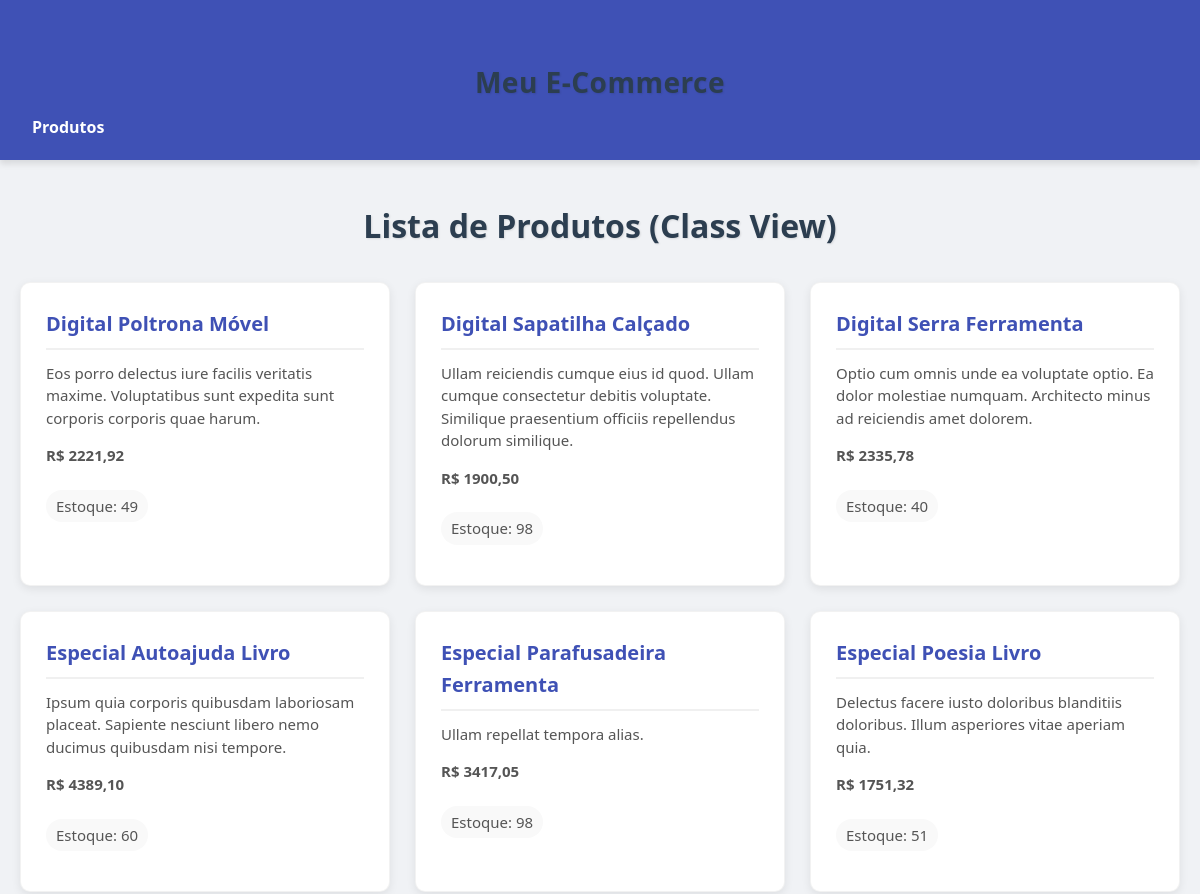
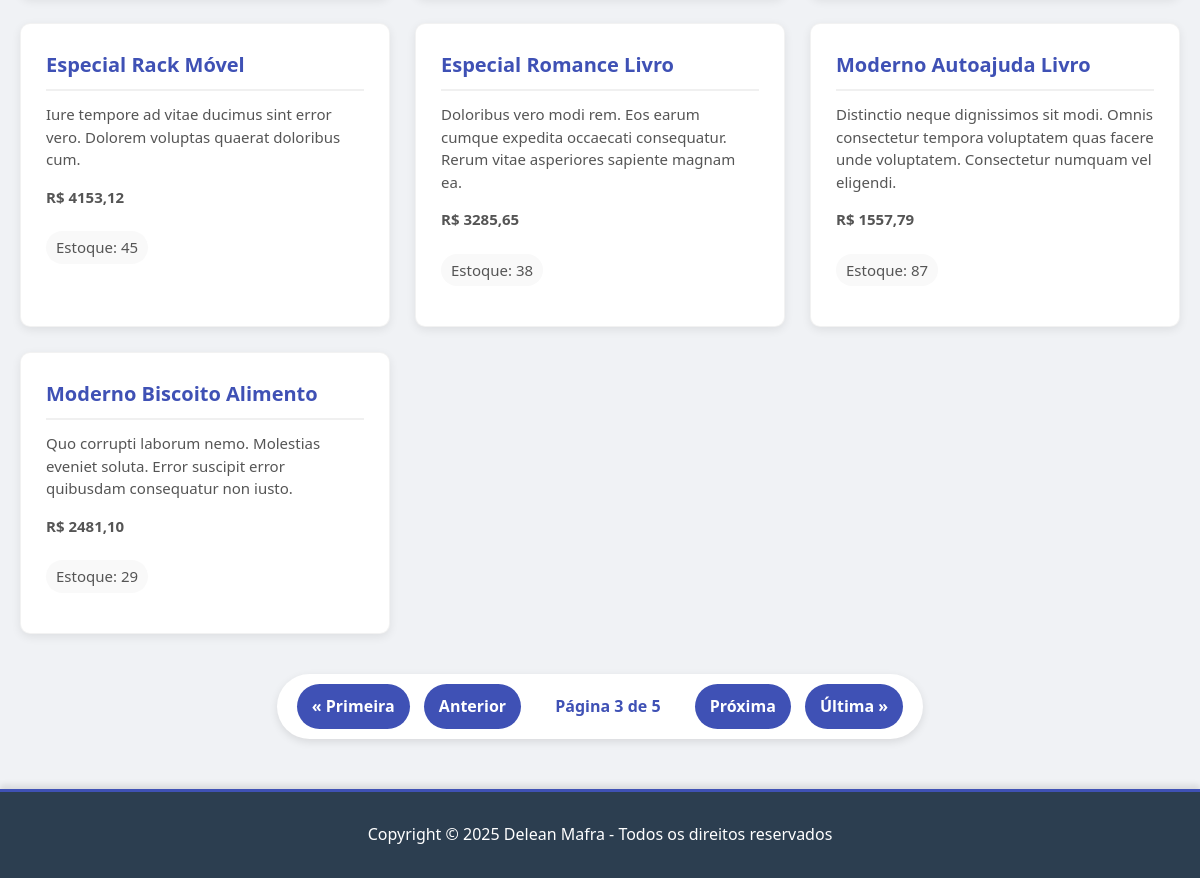
Page /produtos/class/?page=3 on the committed database (2 pictures, top to bottom).
### produtos/models.py (models this page shows, shortened)
class Produto(models.Model):
    nome = models.CharField(max_length=100)
    descricao = models.TextField()
    preco = models.DecimalField(max_digits=10, decimal_places=2)
    estoque = models.IntegerField(default=0)
    data_cadastro = models.DateTimeField(auto_now_add=True)

### produtos/views.py (the view)
# urls.py: path('class/', views.ProdutoListView.as_view(), name='listar_produtos_class'),
class ProdutoListView(ListView):
    model = Produto
    template_name = 'produtos/lista_produtos_class.html'
    context_object_name = 'produtos'
    paginate_by = 10
    ordering = ['nome']

### produtos/templates/produtos/lista_produtos_class.html (shortened to what this page needs)
{% extends 'base.html' %}
{% block content %}
<div class="container">
    <h1>Lista de Produtos (Class View)</h1>
    <div class="produtos-container">
        {% for produto in produtos %}
            <div class="produto-item">
                <h3>{{ produto.nome }}</h3>
                <p>{{ produto.descricao }}</p>
                <p class="preco">R$ {{ produto.preco }}</p>
                <p class="estoque">Estoque: {{ produto.estoque }}</p>
            </div>
        {% empty %}
            <p>Nenhum produto disponível.</p>
        {% endfor %}
    </div>
    <div class="pagination">
        <span class="step-links">
            {% if page_obj.has_previous %}
                <a href="?page=1">&laquo; Primeira</a>
                <a href="?page={{ page_obj.previous_page_number }}">Anterior</a>
            {% endif %}
            <span class="current-page">
                Página {{ page_obj.number }} de {{ page_obj.paginator.num_pages }}
            </span>
            {% if page_obj.has_next %}
                <a href="?page={{ page_obj.next_page_number }}">Próxima</a>
                <a href="?page={{ page_obj.paginator.num_pages }}">Última &raquo;</a>
            {% endif %}
        </span>
    </div>
</div>
{% endblock %}

### static/css/styles.css (style rules this page uses)
* { margin: 0; padding: 0; box-sizing: border-box; }
body { font-family: 'Nunito', 'Segoe UI', Arial, sans-serif; line-height: 1.6; color: #333; background-color: #f0f2f5; scroll-behavior: smooth; }
.container { max-width: 1200px; margin: 0 auto; padding: 0 20px; }
h1 { margin: 40px 0 30px; text-align: center; color: #2c3e50; font-size: 32px; text-shadow: 1px 1px 2px rgba(0,0,0,0.1); }
.produtos-container { display: grid; grid-template-columns: repeat(auto-fill, minmax(280px, 1fr)); gap: 25px; margin-bottom: 40px; }
.produto-item { background-color: white; border-radius: 10px; padding: 25px; box-shadow: 0 3px 10px rgba(0,0,0,0.08); transition: transform 0.3s ease, box-shadow 0.3s ease; border: 1px solid rgba(0,0,0,0.05); }
.produto-item h3 { color: #3f51b5; margin-bottom: 12px; font-size: 20px; border-bottom: 2px solid #f0f0f0; padding-bottom: 8px; }
.produto-item p { color: #555; margin-bottom: 15px; font-size: 15px; line-height: 1.5; }
.preco { font-size: 22px; font-weight: bold; color: #16a085; margin-top: 15px; display: block; }
.estoque { color: #7f8c8d; font-size: 14px; margin-top: 8px; background-color: #f9f9f9; padding: 5px 10px; border-radius: 20px; display: inline-block; }
.pagination { text-align: center; margin: 40px 0; }
.pagination .step-links { background-color: white; padding: 10px 15px; border-radius: 50px; display: inline-block; box-shadow: 0 3px 8px rgba(0,0,0,0.1); }
.pagination a { display: inline-block; padding: 10px 15px; margin: 0 5px; background-color: #3f51b5; color: white; text-decoration: none; border-radius: 50px; font-weight: bold; transition: all 0.3s ease; }
.current-page { display: inline-block; padding: 10px 15px; margin: 0 10px; font-weight: bold; font-size: 16px; color: #3f51b5; }

### rows in the picture
Produto: nome "Digital Poltrona Móvel", descricao "Eos porro delectus iure facilis veritatis maxime. Voluptatibus sunt expedita sunt corporis corporis quae harum.", preco "2221,92", estoque "49"
Produto: nome "Digital Sapatilha Calçado", descricao "Ullam reiciendis cumque eius id quod. Ullam cumque consectetur debitis voluptate. Similique praesentium officiis repellendus dolorum similique.", preco "1900,50", estoque "98"
Produto: nome "Digital Serra Ferramenta", descricao "Optio cum omnis unde ea voluptate optio. Ea dolor molestiae numquam. Architecto minus ad reiciendis amet dolorem.", preco "2335,78", estoque "40"
Produto: nome "Especial Autoajuda Livro", descricao "Ipsum quia corporis quibusdam laboriosam placeat. Sapiente nesciunt libero nemo ducimus quibusdam nisi tempore.", preco "4389,10", estoque "60"
Produto: nome "Especial Parafusadeira Ferramenta", descricao "Ullam repellat tempora alias.", preco "3417,05", estoque "98"
Produto: nome "Especial Poesia Livro", descricao "Delectus facere iusto doloribus blanditiis doloribus. Illum asperiores vitae aperiam quia.", preco "1751,32", estoque "51"
Produto: nome "Especial Rack Móvel", descricao "Iure tempore ad vitae ducimus sint error vero. Dolorem voluptas quaerat doloribus cum.", preco "4153,12", estoque "45"
Produto: nome "Especial Romance Livro", descricao "Doloribus vero modi rem. Eos earum cumque expedita occaecati consequatur. Rerum vitae asperiores sapiente magnam ea.", preco "3285,65", estoque "38"
Produto: nome "Moderno Autoajuda Livro", descricao "Distinctio neque dignissimos sit modi. Omnis consectetur tempora voluptatem quas facere unde voluptatem. Consectetur numquam vel eligendi.", preco "1557,79", estoque "87"
Produto: nome "Moderno Biscoito Alimento", descricao "Quo corrupti laborum nemo. Molestias eveniet soluta. Error suscipit error quibusdam consequatur non iusto.", preco "2481,10", estoque "29"

### other values in the picture
{{ page_obj.number }} "3"
{{ page_obj.paginator.num_pages }} "5"
